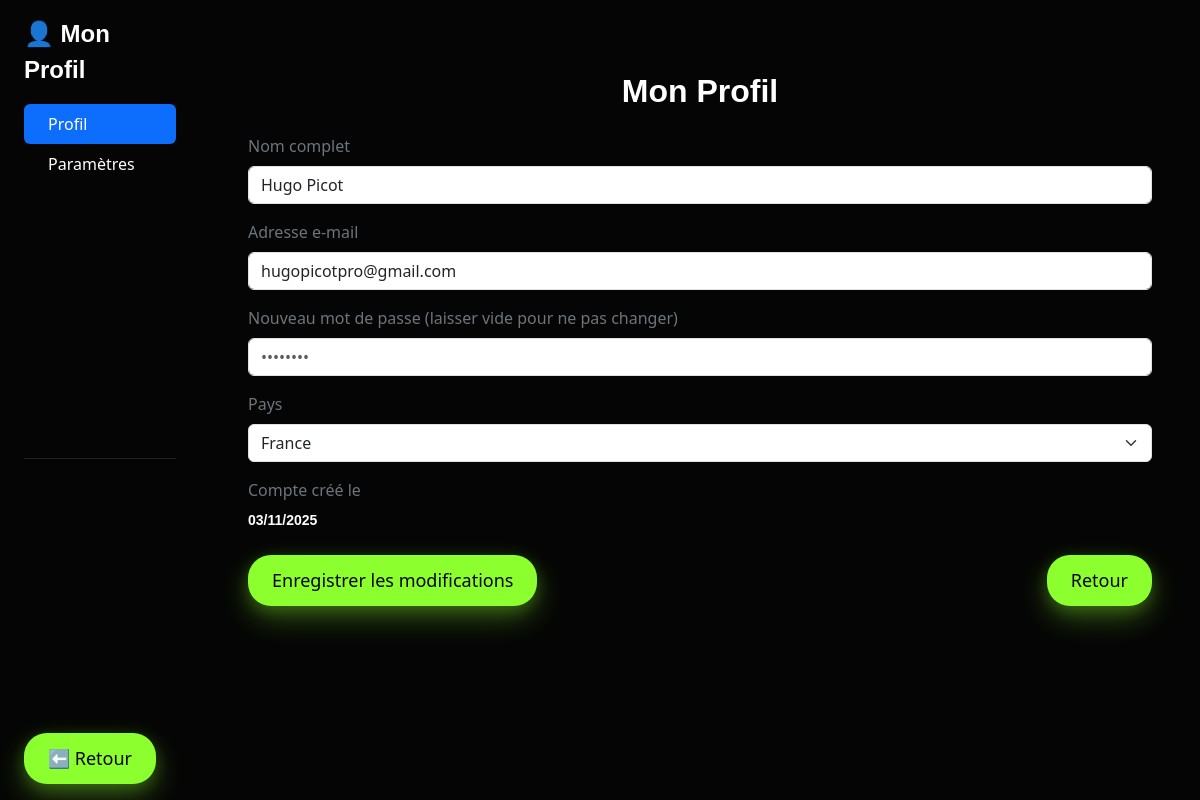
Page /html/profil.php (signed in) on the committed database.
### tables this page shows
CREATE TABLE IF NOT EXISTS `users` (
  `id` int NOT NULL AUTO_INCREMENT,
  `username` varchar(100) NOT NULL,
  `email_user` varchar(100) NOT NULL,
  `password` varchar(100) NOT NULL,
  `country` varchar(100) DEFAULT 'France',
  `role` enum('Admin','Utilisateur') DEFAULT 'Utilisateur',
  `created_at` timestamp NULL DEFAULT CURRENT_TIMESTAMP,
  `subscription_plan` varchar(50) DEFAULT 'none',
  `subscription_start` date DEFAULT NULL,
  `subscription_end` date DEFAULT NULL,
  PRIMARY KEY (`id`),
  UNIQUE KEY `email` (`email_user`)
);

### html/profil.php (the view, shortened to what this page needs)
<?php
require_once '../config/config.php';
$stmt = $pdo->prepare("SELECT * FROM users WHERE id = ?");
$stmt->execute([$_SESSION['user_id']]);
$user = $stmt->fetch();
?>
<!DOCTYPE html>
<html lang="fr">
<head>
    <link href="https://cdn.jsdelivr.net/npm/bootstrap@5.3.3/dist/css/bootstrap.min.css" rel="stylesheet">
    <link rel="stylesheet" href="../css/styles.css">
</head>
<body class="profile-page d-flex align-items-center justify-content-center">
<div class="container-fluid">
    <div class="row flex-nowrap">
        <div class="col-auto col-md-3 col-xl-2 px-sm-2 px-0 sidebar">
            <div class="d-flex flex-column align-items-center align-items-sm-start px-3 pt-3 text-white min-vh-100">
                <a href="#" class="d-flex align-items-center mb-3 text-white text-decoration-none">
                    <span class="fs-4 fw-bold text-lime">👤 Mon Profil</span>
                </a>
                <ul class="nav nav-pills flex-column mb-auto w-100" id="menu">
                    <li class="nav-item">
                        <a href="./profil.php" class="nav-link text-white active">
                            <i class="bi bi-person-circle me-2"></i> Profil
                        </a>
                    </li>
                    <li>
                        <a href="./settings.php" class="nav-link text-white">
                            <i class="bi bi-gear me-2"></i> Paramètres
                        </a>
                    </li>
                </ul>
                <hr class="text-secondary w-100">
                <div class="mt-auto mb-3">
                    <a href="app.php" class="btn btn-cancel w-100">⬅ Retour</a>
                </div>
            </div>
        </div>
        <div class="col py-5 px-4 main-content">
<div class="profile-card p-4">
    <h3 class="text-white mb-4 fw-bold text-center">Mon Profil</h3>
    <form action="update_profile.php" method="POST">
        <div class="mb-3">
            <label for="name" class="form-label text-secondary">Nom complet</label>
            <input type="text" class="form-control input-dark" id="name" name="username" value="<?= htmlspecialchars($user['username']); ?>" required>
        </div>
        <div class="mb-3">
            <label for="email" class="form-label text-secondary">Adresse e-mail</label>
                        <input type="email" class="form-control input-dark" id="email" name="email_user" value="<?= htmlspecialchars($user['email_user']); ?>" required>
        </div>
        <div class="mb-3">
            <label for="password" class="form-label text-secondary">Nouveau mot de passe (laisser vide pour ne pas changer)</label>
            <input type="password" class="form-control input-dark" id="password" name="password" placeholder="••••••••">
        </div>
        <div class="mb-3">
            <label for="country" class="form-label text-secondary">Pays</label>
            <select class="form-select input-dark" id="country" name="country">
                <?php
                $countries = ["France", "Belgique", "Suisse", "Canada", "Autre"];
                foreach ($countries as $country) {
                    $selected = ($user['country'] === $country) ? 'selected' : '';
                    echo "<option value=\"$country\" $selected>$country</option>";
                }
                ?>
            </select>
        </div>
        <div class="mb-4">
            <label class="form-label text-secondary">Compte créé le</label>
            <p class="text-white fw-semibold mb-0"><?= date('d/m/Y', strtotime($user['created_at'])); ?></p>
        </div>
        <div class="d-flex justify-content-between">
            <button type="submit" class="btn btn-save">Enregistrer les modifications</button>
            <a href="app.php" class="btn btn-cancel">Retour</a>
        </div>
    </form>
</div>
        </div>
    </div>
</div>
</body>
</html>

### css/styles.css (style rules this page uses)
* { margin: 0; padding: 0; box-sizing: border-box; }
html, body { margin: 0; padding: 0; }
body { background-color: var(--background); }
h1, h2, h3, h4, p { margin: 0; padding: 0; }
h3, .h3 { font-family: 'Manrope', sans-serif; font-size: 32px; font-weight: 400; color: var(--blanc); }
a { display: inline-block; color: var(--noir); text-decoration: none; }
p, span { font-family: 'Manrope', sans-serif; font-size: 14px; font-weight: lighter; color: var(--blanc); }
.btn { background-color: var(--primary); color: var(--background); padding: 12px 24px; border: none; border-radius: 23px; font-size: 18px; cursor: pointer; box-shadow: 0 12px 30px rgba(140, 255, 46, 0.3), 0 4px 15px rgba(140, 255, 46, 0.2); transition: all 0.3s cubic-bezier(0.25, 0.46, 0.45, 0.94); overflow: hidden; z-index: 1; }
label { display: block; margin-top: 10px; color: var(--blanc); }
input, textarea { width: 100%; padding: 8px; margin-top: 5px; border: 1px solid var(--UI-2); border-radius: 5px; }

### rows in the picture
users: username "Hugo Picot", email_user "hugopicotpro@gmail.com", created_at "03/11/2025"

### other values in the picture
form field country "France"
